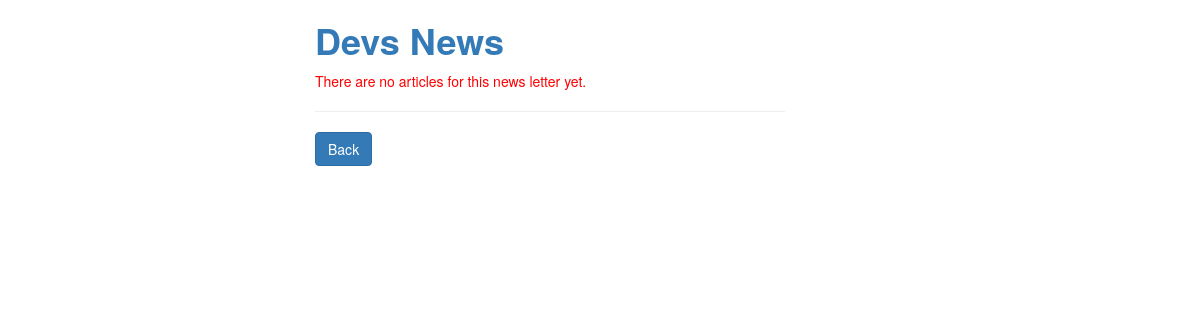
The app's page /news_letter/Devs News/, older data.
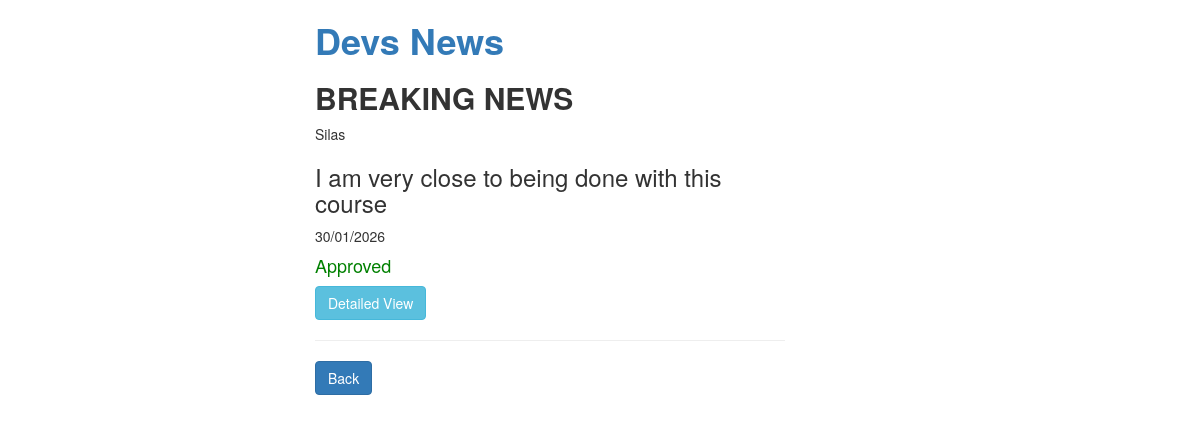
The same page, newer data.
### publishing/models.py (models this page shows)
class Newsletter(models.Model):
    title = models.CharField(max_length=30)
    created_at = models.DateTimeField(auto_now_add=True)
    author = models.ForeignKey(Users, on_delete=models.CASCADE)

class Articles(models.Model):
    news_letter = models.ForeignKey(Newsletter, on_delete=models.CASCADE, related_name="newsletter_articles")
    title = models.CharField(max_length=20)
    content = models.CharField(max_length=200)
    author = models.ForeignKey(Users, on_delete=models.CASCADE, related_name="author_articles")
    created_at = models.DateTimeField(auto_now_add=True)
    approved = models.BooleanField(default=False)
    publisher = models.ForeignKey(Users, on_delete=models.CASCADE, related_name="publisher_articles")

class Users(AbstractUser):
    role = models.CharField(max_length=50)
    def __str__(self):
        return self.username

### publishing/views.py (the view)
# urls.py: path("news_letter/<str:title>/", views.articles_view, name="Article_View"),
def articles_view(request, title):
    news_letter = Newsletter.objects.get(title=title)
    is_editor = request.user.groups.filter(name="Editor").exists()
    is_journalist = request.user.groups.filter(name="Journalist").exists()
    context = {
        "news_letter": news_letter,
        "is_editor": is_editor,
        "is_journalist": is_journalist,
    }
    articles = Articles.objects.filter(news_letter=news_letter)
    if len(articles) == 0:
        context["error"] = "There are no articles for this news letter yet."
    else:
        context["articles"] = articles
    return render(request, "article_view.html", context)

### publishing/templates/article_view.html (shortened to what this page needs)
{% extends 'base.html' %}
{% block heading %}
<a style="color: light blue;">{{ news_letter.title }}</a>
{% endblock %}
{% block content %}
    {% if error %}
        <p style="color: red;">{{ error }}</p>
    {% else %}
        {% for article in articles %}
            <div>
                <h2><strong>{{ article.title }}</strong></h2>
                {{ article.author }}
            </div>
            <div>
                <h3>{{ article.content }}</h3>
            </div>
            {{ article.created_at|date:"d/m/Y" }}
            {% if article.approved == True %}
                <h4 style="color: green;">Approved</h4>
            {% else %}
                <h4 style="color: red;">Not Approved</h4>
            {% endif %}
            <a href="{% url 'Article_Detailed' news_letter_title=news_letter.title title=article.title %}"
               class="btn btn-info">Detailed View</a>
        {% endfor %}
    {% endif %}
    <hr>
    <div>
        <a href="{% url 'Landing_Page' %}" class="btn btn-primary">Back</a>
    </div>
{% endblock %}

### publishing/templates/base.html (shortened to what this page needs)
<!DOCTYPE html>
<html lang="en">
<head>
    <link rel="stylesheet" href="https://maxcdn.bootstrapcdn.com/bootstrap/3.4.1/css/bootstrap.min.css">
</head>
<body>
    <main class="col-md-5">
        <h1><strong>{% block heading %}default heading{% endblock %}</strong></h1>
        {% block content %}{% endblock %}
    </main>
</body>
</html>

Row changes from the older to the newer data that the page shows:
added Articles: title "BREAKING NEWS", author "Silas", content "I am very close to being done with this course", created_at "30/01/2026", approved "Approved"
Text that changed along with them:
{{ error }}: "There are no articles for this news letter yet." → (not shown)
